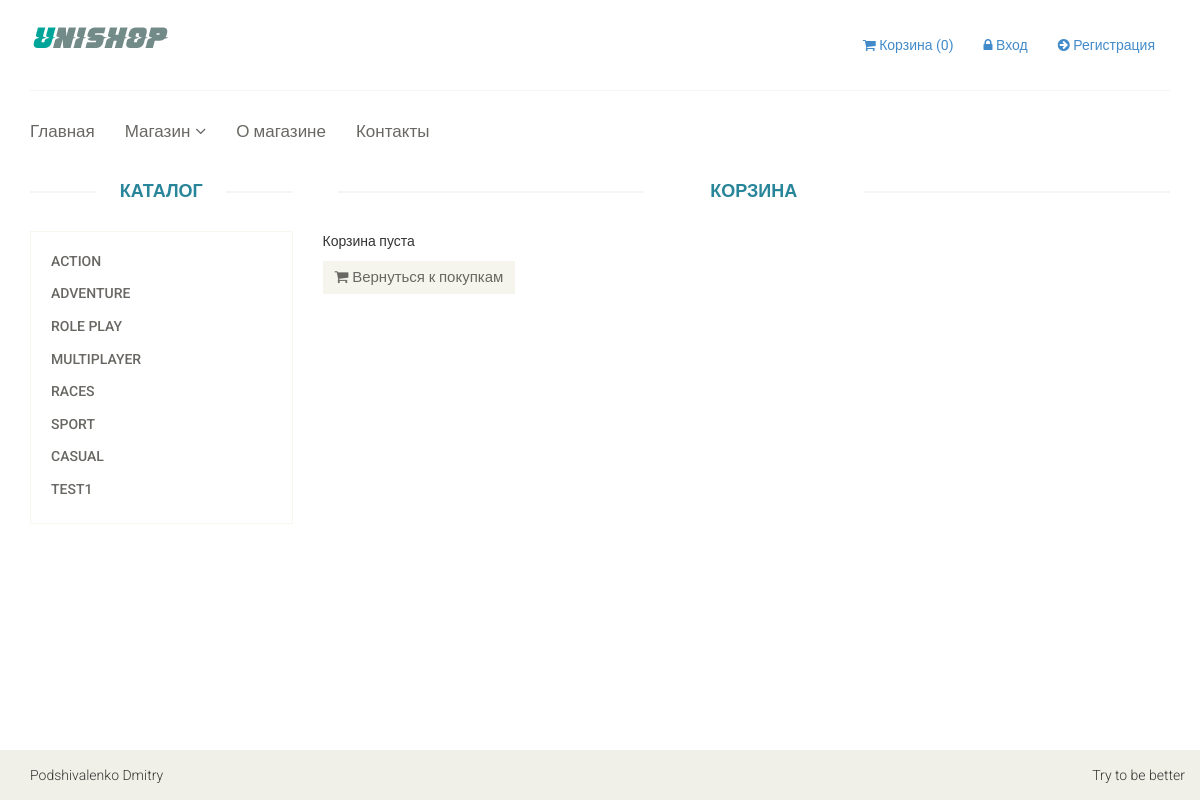
The page /cart on the database its author committed.
### tables this page shows
CREATE TABLE `game_category` (
  `id` int(11) NOT NULL,
  `name` varchar(255) NOT NULL,
  `sort_order` int(11) NOT NULL DEFAULT '0',
  `status` int(11) NOT NULL DEFAULT '1'
);

### htdocs/config/routes.php (called while the page is built)
<?php
return array(
    'product/([0-9]+)' => 'product/view/$1',
    'catalog' => 'catalog/index',
    'category/([0-9]+)/page-([0-9]+)' => 'catalog/category/$1/$2',
    'category/([0-9]+)' => 'catalog/category/$1',
    'cart/delete/([0-9]+)' => 'cart/delete/$1',
    'cart/add/([0-9]+)' => 'cart/add/$1',
    'cart/addAjax/([0-9]+)' => 'cart/addAjax/$1',
    'cart' => 'cart/index',
    'user/register' => 'user/register',
    'user/login' => 'user/login',
    'user/logout' => 'user/logout',
    'cabinet/edit' => 'cabinet/edit',
    'cabinet' => 'cabinet/index',
    'admin/product/create' => 'adminProduct/create',
    'admin/product/update/([0-9]+)' => 'adminProduct/update/$1',
    'admin/product/delete/([0-9]+)' => 'adminProduct/delete/$1',
    'admin/product' => 'adminProduct/index',
    'admin/category/create' => 'adminCategory/create',
    'admin/category/update/([0-9]+)' => 'adminCategory/update/$1',
    'admin/category/delete/([0-9]+)' => 'adminCategory/delete/$1',
    'admin/category' => 'adminCategory/index',
    'admin' => 'admin/index',
    'contacts' => 'site/contact',
    'about' => 'site/about',
    'index.php' => 'site/index',
    '' => 'site/index',
);

### htdocs/controllers/CartController.php (called while the page is built, shortened)
<?php
class CartController
{
    public function actionIndex()
    {
        $categories = Category::getCategoriesList();
        $productsInCart = Cart::getProducts();
        require_once(ROOT . '/views/cart/index.php');
        return true;
    }
}

### htdocs/index.php (called while the page is built, shortened)
<?php
require_once(ROOT.'/components/Autoload.php');
$router = new Router();
$router->run();

### htdocs/models/Category.php (called while the page is built, shortened)
<?php
class Category
{
    public static function getCategoriesList()
    {
        $db = Db::getConnection();
        $result = $db->query('SELECT id, name FROM game_category WHERE status = "1" ORDER BY sort_order, name ASC');
        $i = 0;
        $categoryList = array();
        while ($row = $result->fetch()) {
            $categoryList[$i]['id'] = $row['id'];
            $categoryList[$i]['name'] = $row['name'];
            $i++;
        }
        return $categoryList;
    }
}

### htdocs/components/Autoload.php (called while the page is built, shortened)
<?php
spl_autoload_register(function($class_name)
{
    $array_paths = array(
        '/models/',
        '/components/',
        '/controllers/',
    );
    foreach ($array_paths as $path) {
        $path = ROOT . $path . $class_name . '.php';
    }
});

### htdocs/components/Cart.php (called while the page is built, shortened)
<?php
class Cart
{
    public static function getProducts()
    {
        return false;
    }
}

### htdocs/views/cart/index.php (the view)
<?php include ROOT . '/views/layouts/header.php'; ?>
<section>
    <div class="container">
        <div class="row">
            <div class="col-sm-3">
                <div class="left-sidebar">
                    <h2>Каталог</h2>
                    <div class="panel-group category-products">
                        <?php foreach ($categories as $categoryItem): ?>
                            <div class="panel panel-default">
                                <div class="panel-heading">
                                    <h4 class="panel-title">
                                        <a href="/category/<?php echo $categoryItem['id'];?>">
                                            <?php echo $categoryItem['name'];?>
                                        </a>
                                    </h4>
                                </div>
                            </div>
                        <?php endforeach; ?>
                    </div>
                </div>
            </div>
            <div class="col-sm-9 padding-right">
                <div class="features_items">
                    <h2 class="title text-center">Корзина</h2>
                    <?php if ($productsInCart): ?>
                        <p>Вы выбрали такие товары:</p>
                        <table class="table-bordered table-striped table">
                            <tr>
                                <th>Код товара</th>
                                <th>Название</th>
                                <th>Стомость, $</th>
                                <th>Количество, шт</th>
                                <th>Удалить</th>
                            </tr>
                            <?php foreach ($products as $product): ?>
                                <tr>
                                    <td><?php echo $product['code'];?></td>
                                    <td>
                                        <a href="/product/<?php echo $product['id'];?>">
                                            <?php echo $product['name'];?>
                                        </a>
                                    </td>
                                    <td><?php echo $product['price'];?></td>
                                    <td><?php echo $productsInCart[$product['id']];?></td>
                                    <td>
                                        <a href="/cart/delete/<?php echo $product['id'];?>">
                                            <i class="fa fa-times"></i>
                                        </a>
                                    </td>
                                </tr>
                            <?php endforeach; ?>
                                <tr>
                                    <td colspan="4">Общая стоимость, $:</td>
                                    <td><?php echo $totalPrice;?></td>
                                </tr>
                        </table>
                    <?php else: ?>
                        <p>Корзина пуста</p>
                        <a class="btn btn-default checkout" href="/"><i class="fa fa-shopping-cart"></i> Вернуться к покупкам</a>
                    <?php endif; ?>
                </div>
            </div>
        </div>
    </div>
</section>
<?php include ROOT . '/views/layouts/footer.php'; ?>

### htdocs/components/Router.php (shortened to what this page needs)
<?php
class Router
{
    private $routes;
    public function __construct()
    {
        $routesPath = ROOT . '/config/routes.php';
        $this->routes = include($routesPath);
    }
    private function getURI()
    {
        if (!empty($_SERVER['REQUEST_URI'])) {
            return trim($_SERVER['REQUEST_URI'], '/');
        }
    }
    public function run()
    {
        $uri = $this->getURI();
        foreach ($this->routes as $uriPattern => $path) {
            if (preg_match("~$uriPattern~", $uri)) {
                $internalRoute = preg_replace("~$uriPattern~", $path, $uri);
                $segments = explode('/', $internalRoute);
                $controllerName = array_shift($segments) . 'Controller';
                $actionName = 'action' . ucfirst(array_shift($segments));
                $parameters = $segments;
                $controllerObject = new $controllerName;
                $result = call_user_func_array(array($controllerObject, $actionName), $parameters);
                if ($result != null) {
                    break;
                }
            }
        }
    }
}

### htdocs/template/css/main.css (style rules this page uses)
body { font-family: 'Roboto', sans-serif; background:; position: relative; font-weight:400px; }
html, body { height: 100%; margin: 0; padding: 0; }
a { -webkit-transition: 300ms; -moz-transition: 300ms; -o-transition: 300ms; transition: 300ms; }
h1, h2, h3, h4, h5, h6 { font-family: 'Roboto', sans-serif; }
.category-products { border: 1px solid #F7F7F0; margin-bottom: 35px; padding-bottom: 20px; padding-top: 15px; }
.left-sidebar h2, .brands_products h2 { color: #298599; font-family: 'Roboto', sans-serif; font-size: 18px; font-weight: 700; margin: 0 auto 30px; text-align: center; text-transform: uppercase; position: relative; z-index:3; }
.left-sidebar h2:after, h2.title:after { content: " "; position: absolute; border: 1px solid #f5f5f5; bottom:8px; left: 0; width: 100%; height: 0; z-index: -2; }
.left-sidebar h2:before { content: " "; position: absolute; background: #fff; bottom: -6px; width: 130px; height: 30px; z-index: -1; left: 50%; margin-left: -65px; }
h2.title:before { content: " "; position: absolute; background: #fff; bottom: -6px; width: 220px; height: 30px; z-index: -1; left: 50%; margin-left: -110px; }
.category-products .panel { background-color: #FFFFFF; border: 0px; border-radius: 0px; box-shadow:none; margin-bottom: 0px; }
.category-products .panel-default .panel-heading { background-color: #FFFFFF; border: 0 none; color: #FFFFFF; padding: 5px 20px; }
.category-products .panel-default .panel-heading .panel-title a { color: #696763; font-family: 'Roboto', sans-serif; font-size: 14px; text-decoration: none; text-transform: uppercase; }
.padding-right { padding-right: 0; }
.features_items { overflow:hidden; }
h2.title { color: #298599; font-family: 'Roboto', sans-serif; font-size: 18px; font-weight: 700; margin: 0 15px; text-transform: uppercase; margin-bottom: 30px; position: relative; }
.add-to-cart, .checkout, .back { background:#F5F5ED; border: 0 none; border-radius: 0; color: #696763; font-family: 'Roboto', sans-serif; font-size: 15px; margin-bottom: 25px; }

### rows shown on the page
game_category: name "ACTION"
game_category: name "ADVENTURE"
game_category: name "ROLE PLAY"
game_category: name "MULTIPLAYER"
game_category: name "RACES"
game_category: name "SPORT"
game_category: name "CASUAL"
game_category: name "TEST1"
